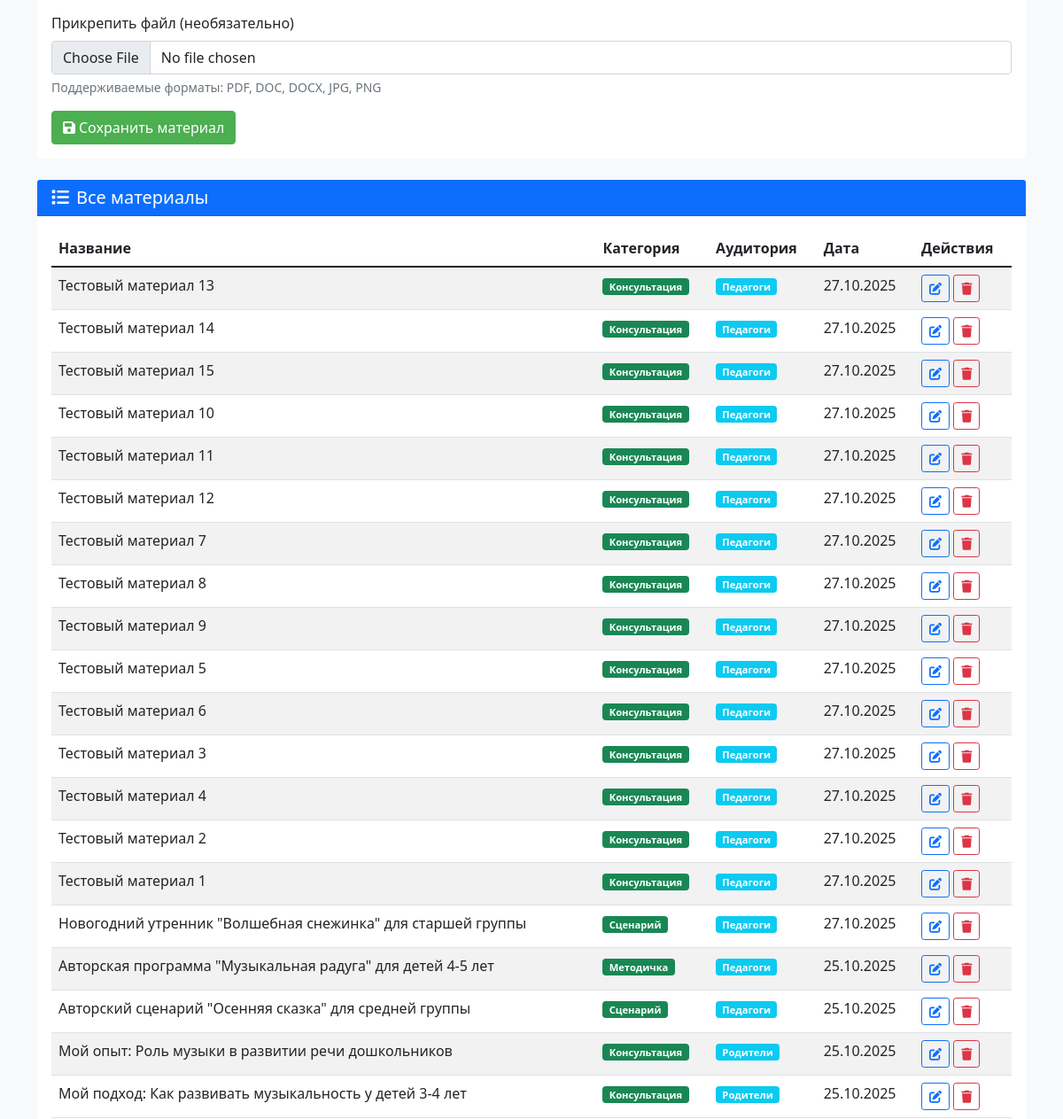
Page /admin/materials (signed in, middle part) on the earlier database version.
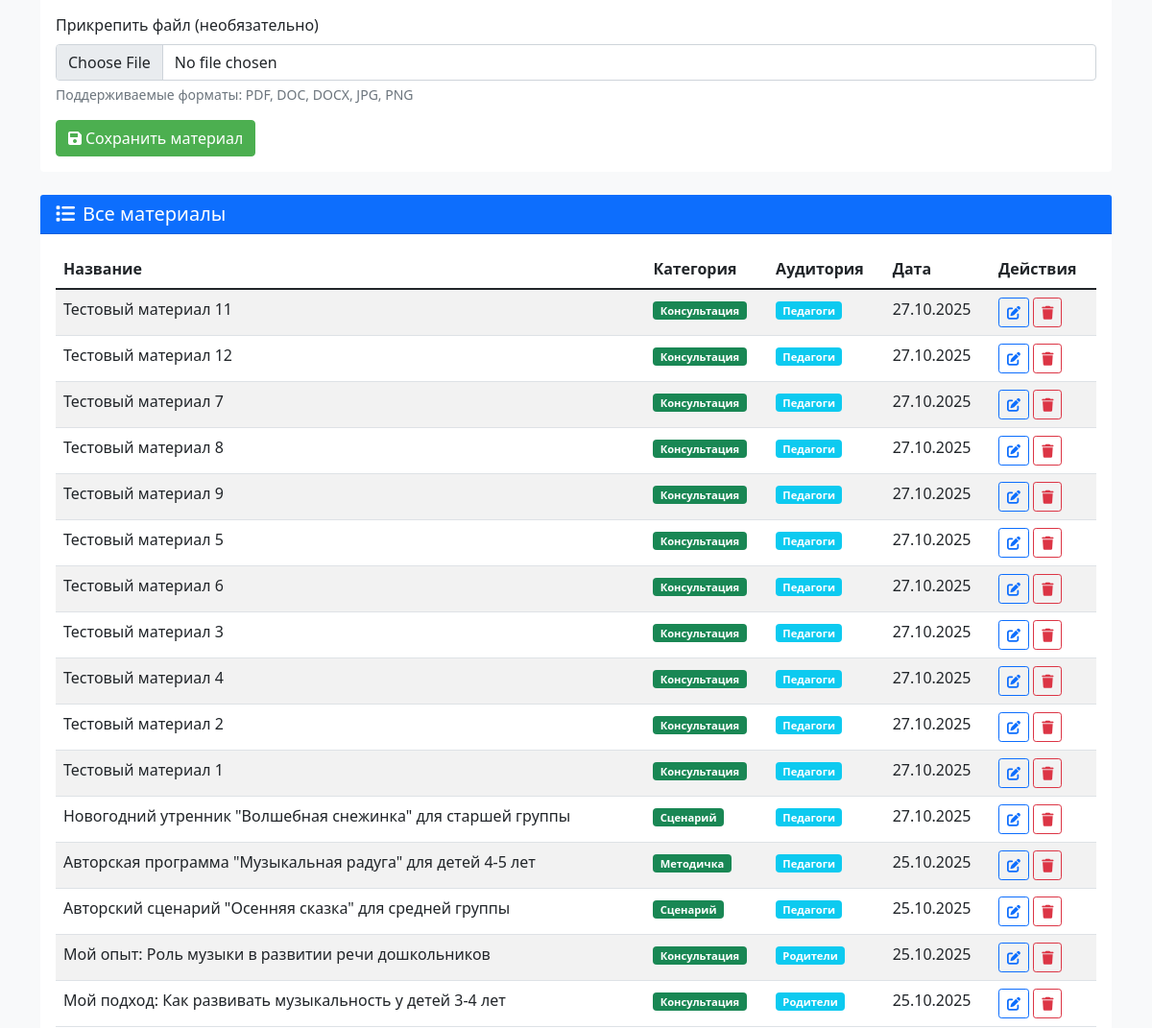
Same page on the later database version.
### models.py (models this page shows)
class Material(db.Model):
    id = db.Column(db.Integer, primary_key=True)
    title = db.Column(db.String(200), nullable=False)
    content = db.Column(db.Text, nullable=False)
    category = db.Column(db.String(50), nullable=False)
    target_audience = db.Column(db.String(50), nullable=False)
    created_date = db.Column(db.DateTime, nullable=False, default=lambda: datetime.now(timezone.utc))
    file_path = db.Column(db.String(300))
    is_published = db.Column(db.Boolean, default=True)

### app.py (the view, shortened to what this page needs)
@app.route('/admin/materials', methods=['GET', 'POST'])
@login_required
def admin_materials():
    form = MaterialForm()
    materials_list = Material.query.order_by(Material.created_date.desc()).all()
    return render_template('admin/materials.html', form=form, materials=materials_list)

### forms.py
class MaterialForm(FlaskForm):
    title = StringField('Название', validators=[DataRequired(), Length(max=200)])
    content = TextAreaField('Содержание', validators=[DataRequired()])
    category = SelectField('Категория', choices=[
        ('consultation', 'Консультация'),
        ('scenario', 'Сценарий праздника'),
        ('methodical', 'Методическая разработка'),
        ('article', 'Статья')
    ], validators=[DataRequired()])
    target_audience = SelectField('Для кого', choices=[
        ('teachers', 'Педагоги'),
        ('parents', 'Родители'),
        ('all', 'Все')
    ], validators=[DataRequired()])
    file = FileField('Файл', validators=[
        FileAllowed(['pdf', 'doc', 'docx', 'jpg', 'jpeg', 'png'], 'Только документы и изображения!'),
        FileSize(max_size=10*1024*1024, message='Файл не должен превышать 10MB')
    ])

### app.py (called while the page is built)
@login_manager.user_loader
def load_user(user_id):
    return db.session.get(User, int(user_id))

### templates/admin/materials.html (shortened to what this page needs)
{% extends "base.html" %}
{% block content %}
<div class="container mt-4">
    <div class="card mb-4">
        <div class="card-body">
            <form method="POST" enctype="multipart/form-data">
                <div class="mb-3">
                    <label class="form-label">Прикрепить файл (необязательно)</label>
                    {{ form.file(class="form-control") }}
                    <div class="form-text">Поддерживаемые форматы: PDF, DOC, DOCX, JPG, PNG</div>
                </div>
                <button type="submit" class="btn btn-success">
                    <i class="fas fa-save me-1"></i>Сохранить материал
                </button>
            </form>
        </div>
    </div>
    <div class="card">
        <div class="card-header bg-primary text-white">
            <h5 class="mb-0"><i class="fas fa-list me-2"></i>Все материалы</h5>
        </div>
        <div class="card-body">
            <div class="table-responsive">
                <table class="table table-striped">
                    <thead>
                        <tr>
                            <th>Название</th>
                            <th>Категория</th>
                            <th>Аудитория</th>
                            <th>Дата</th>
                            <th>Действия</th>
                        </tr>
                    </thead>
                    <tbody>
                        {% for material in materials %}
                        <tr>
                            <td>{{ material.title }}</td>
                            <td>
                                <span class="badge bg-success">
                                    {% if material.category == 'consultation' %}Консультация
                                    {% elif material.category == 'scenario' %}Сценарий
                                    {% elif material.category == 'methodical' %}Методичка
                                    {% else %}Статья{% endif %}
                                </span>
                            </td>
                            <td>
                                <span class="badge bg-info">
                                    {% if material.target_audience == 'teachers' %}Педагоги
                                    {% elif material.target_audience == 'parents' %}Родители
                                    {% else %}Все{% endif %}
                                </span>
                            </td>
                            <td>{{ material.created_date.strftime('%d.%m.%Y') }}</td>
                            <td>
                                <a href="{{ url_for('edit_material', material_id=material.id) }}"
                                    class="btn btn-sm btn-outline-primary">
                                    <i class="fas fa-edit"></i>
                                </a>
                                <a href="{{ url_for('delete_material', material_id=material.id) }}"
                                    class="btn btn-sm btn-outline-danger" onclick="return confirm('Удалить материал?')">
                                    <i class="fas fa-trash"></i>
                                </a>
                            </td>
                        </tr>
                        {% endfor %}
                    </tbody>
                </table>
            </div>
        </div>
    </div>
</div>
{% endblock %}

Differences in the rows shown:
removed Material: title "Тестовый материал 13", category "Консультация", target_audience "Педагоги", created_date "27.10.2025"
removed Material: title "Тестовый материал 14", category "Консультация", target_audience "Педагоги", created_date "27.10.2025"
removed Material: title "Тестовый материал 15", category "Консультация", target_audience "Педагоги", created_date "27.10.2025"
removed Material: title "Тестовый материал 10", category "Консультация", target_audience "Педагоги", created_date "27.10.2025"
